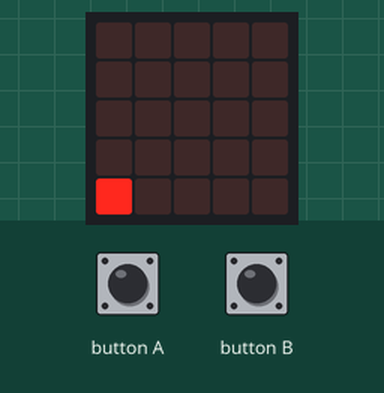
This program was run on a simulated BBC micro:bit (MakeCode). On the bench: the board's 5×5 LED display. Inputs (shaded band) come from the test bench. Random numbers come from a fixed seed.

Above: at 1.2 s.
1.3 s: button B pressed for 0.15 s
At 1.38 s:
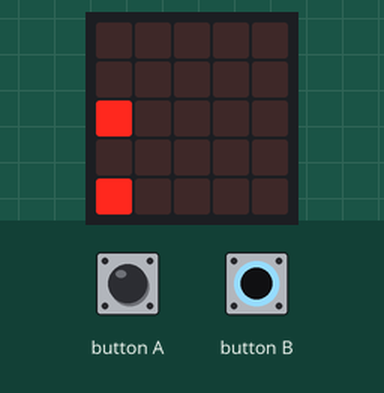
At 1.8 s:
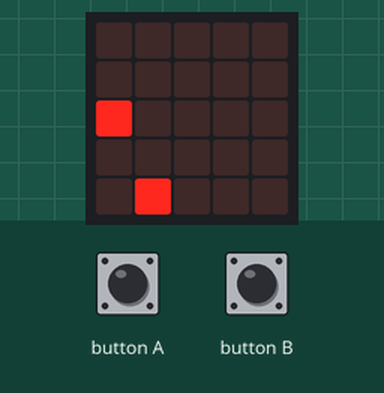
2.9 s: button A pressed for 0.15 s
At 4.3 s:
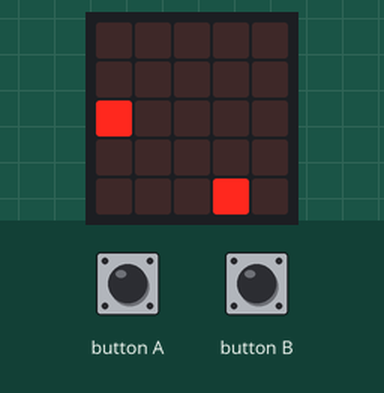
Timing chart, 0 to 5.9 s (numbered marks = the images above; inputs shaded):
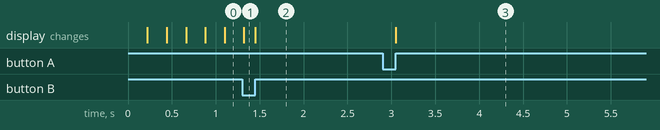

The program:

main.ts
```typescript
input.onButtonPressed(Button.A, function () {
    led.unplot(pos_x, 4)
    pos_x += direction
    led.plot(pos_x, 4)
    if (pos_x >= 4) {
        direction += -1
    } else if (pos_x <= 0) {
        direction += 1
    }
})
input.onButtonPressed(Button.B, function () {
    led.unplot(pos_x, 4)
    pos_x += direction
    led.plot(pos_x, 4)
    if (pos_x < 4) {
        direction += 1
    } else if (pos_x > 0) {
        direction += -1
    }
})
let pos_x = 0
let direction = 0
direction = 1
pos_x = 0
let pos_y = randint(0, 4)
led.plot(pos_x, pos_y)
basic.forever(function () {
    led.unplot(pos_x, pos_y)
    pos_y += direction
    led.plot(pos_x, pos_y)
    if (pos_y >= 4) {
        pos_y = direction
    } else if (pos_y >= 4) {
        led.unplot(4, 4)
    }
    basic.pause(200)
})
```

test.ts
```typescript
// les tests vont ici ; cela ne sera pas compilé si ce paquet est utilisé en tant qu'extension.
```

Measured:
- after the input at 2.9 s, the display: changes after 0.15 s (image 3)
